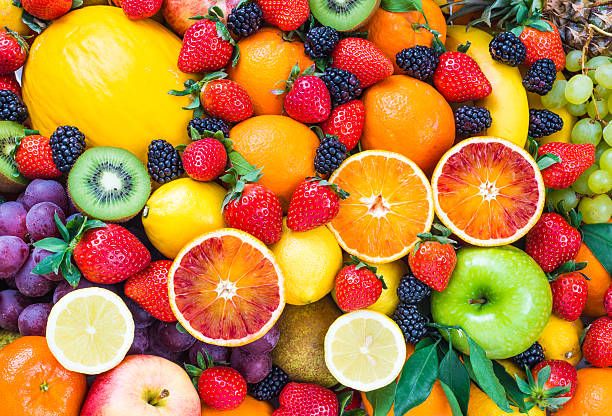
#> input picture code/python/f.jpg, 612 x 416 px
$ python tlftmq.py
#> lines starting #> are read from the running program, lines starting #| are printed output that depends on the picture; after the words box and inside, x2 and y2 are one past the last pixel; in counts of white or black regions, pixels touching at a corner belong together
# [25 lines of commented-out code are left out]


import cv2
import numpy as np

# 이미지 불러오기
image = cv2.imread("f.jpg")
#> image is the input picture: shape (416, 612, 3); mean B, G, R 64.3, 125.1, 181.9

# HSV 변환
hsv = cv2.cvtColor(image, cv2.COLOR_BGR2HSV)
#> hsv: shape (416, 612, 3); mean H, S, V 56.9, 182.9, 193.3

# 초록색 범위 설정 (조정 필요)
lower_green = np.array([35, 50, 50])
upper_green = np.array([85, 255, 255])

# 초록색 영역 마스크 생성
mask = cv2.inRange(hsv, lower_green, upper_green)
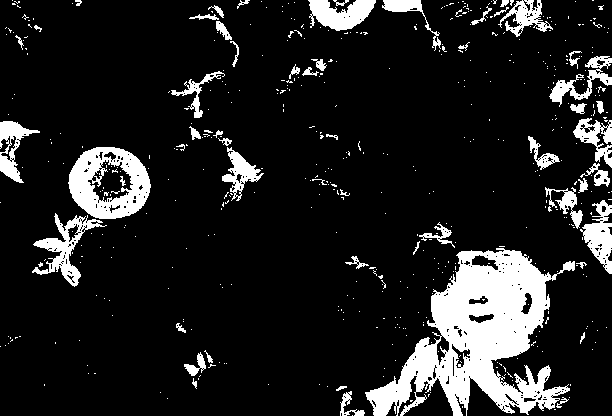
#> mask: shape (416, 612); 13.1% white; 506 white regions (449 under 20 px)

# **노이즈 제거 (블러 + 모폴로지 연산)**
mask = cv2.GaussianBlur(mask, (5, 5), 0)  # 블러 적용
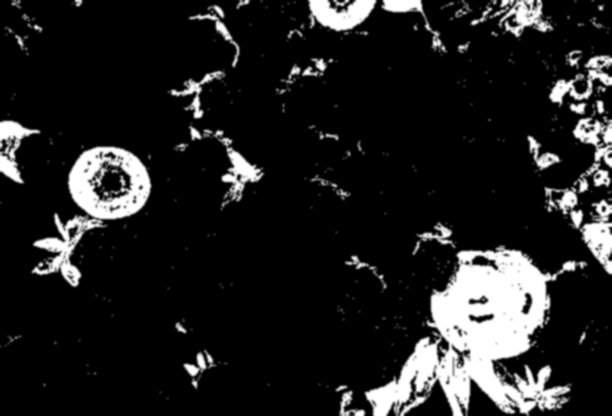
#> mask: shape (416, 612); min 0, max 255, mean 33.3
mask = cv2.morphologyEx(mask, cv2.MORPH_OPEN, np.ones((3, 3), np.uint8))  # 작은 점 제거

# 윤곽선 검출
contours, _ = cv2.findContours(mask, cv2.RETR_EXTERNAL, cv2.CHAIN_APPROX_SIMPLE)
#> contours = 164 contours, 92 with area under 20; largest, box (x1, y1, x2, y2) and area: (363, 220, 589, 416) 21458, (30, 144, 153, 289) 7851, (543, 45, 612, 276) 7518, (468, 0, 558, 42) 2096, (187, 121, 266, 212) 2016

# **작은 노이즈 제거**
filtered_contours = [cnt for cnt in contours if cv2.contourArea(cnt) > 100]  # 100픽셀 이하 제거
#> filtered_contours = 29 contours; largest, box (x1, y1, x2, y2) and area: (363, 220, 589, 416) 21458, (30, 144, 153, 289) 7851, (543, 45, 612, 276) 7518, (468, 0, 558, 42) 2096, (187, 121, 266, 212) 2016

# 초록색 개수 출력
print(f"검출된 초록색 물체 개수: {len(filtered_contours)}")
#| 검출된 초록색 물체 개수: 29

# 윤곽선 및 바운딩 박스 그리기
output = image.copy()
for contour in filtered_contours:
    x, y, w, h = cv2.boundingRect(contour)
    cv2.rectangle(output, (x, y), (x + w, y + h), (0, 255, 0), 2)
#> this loop made 29 passes
#> (x, y, w, h) on passes 1 to 12: (334, 384, 33, 32), (182, 348, 47, 43), (0, 334, 23, 15), (578, 319, 17, 27), (174, 317, 14, 18), (343, 254, 45, 40), (363, 220, 226, 196), (303, 173, 49, 29), (30, 144, 123, 145), (172, 142, 18, 11), (526, 134, 38, 44), (307, 124, 33, 18)
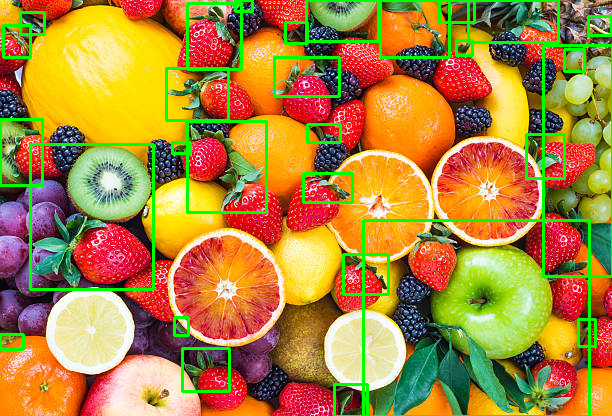
#> output: shape (416, 612, 3); 6.09% of pixels changed, all inside (x1, y1, x2, y2) = (0, 0, 612, 416)

# 결과 시각화
cv2.imshow("Original", image)
cv2.imshow("Green Mask", mask)
cv2.imshow("Detected Contours", output)
cv2.waitKey(0)
cv2.destroyAllWindows()

$ run again, with code/python/veg.jpg copied over code/python/f.jpg
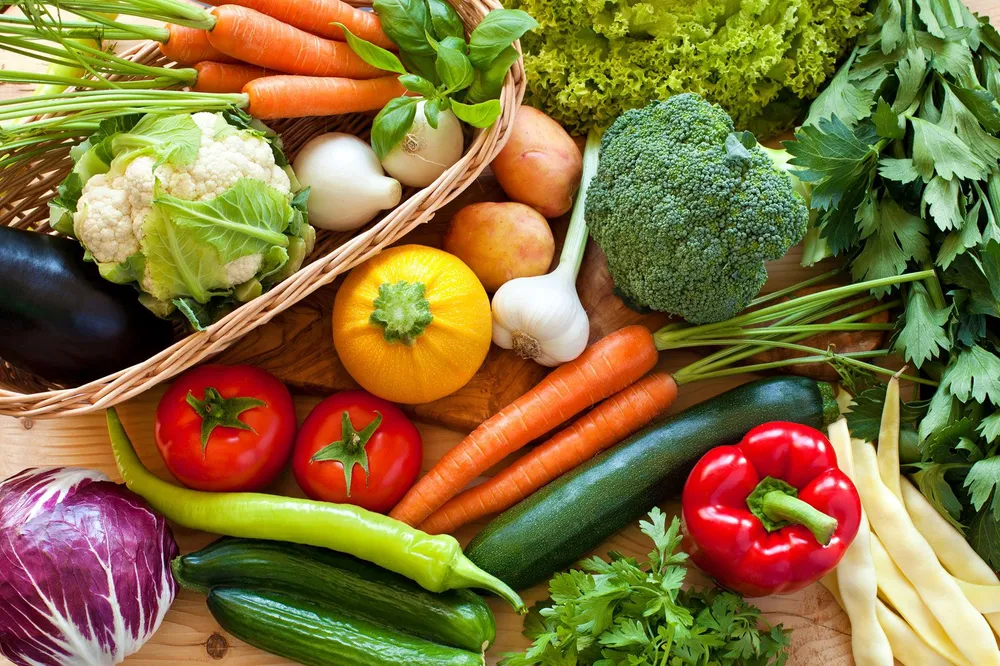
#> input picture code/python/veg.jpg, 1000 x 666 px
#> image is the input picture: shape (666, 1000, 3); mean B, G, R 59.5, 112.6, 132.1
#> hsv: shape (666, 1000, 3); mean H, S, V 43.4, 170.7, 145.6
#> `mask = cv2.GaussianBlur(mask, (5, 5), 0)`:
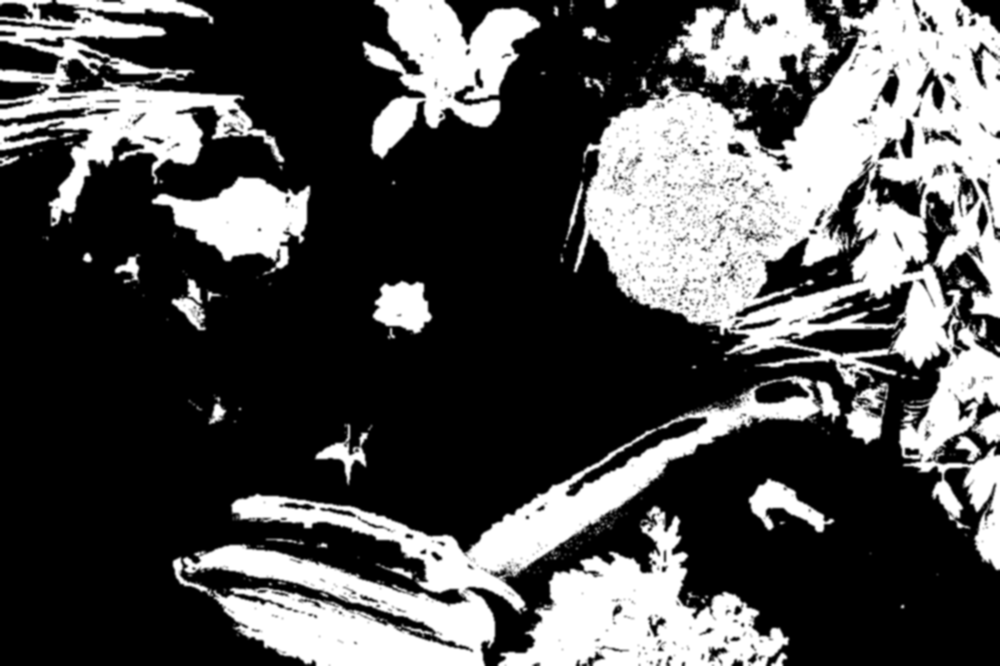
#> mask: shape (666, 1000); min 0, max 255, mean 82.1
#> contours = 57 contours, 10 with area under 20; largest, box (x1, y1, x2, y2) and area: (562, 0, 1000, 572) 144732, (171, 374, 842, 666) 55004, (0, 0, 286, 228) 28686, (496, 504, 791, 666) 23648, (361, 0, 542, 161) 16014
#> filtered_contours = 19 contours; largest, box (x1, y1, x2, y2) and area: (562, 0, 1000, 572) 144732, (171, 374, 842, 666) 55004, (0, 0, 286, 228) 28686, (496, 504, 791, 666) 23648, (361, 0, 542, 161) 16014
#| 검출된 초록색 물체 개수: 19
#> the loop `for contour in filtered_contours:` made 19 passes
#> (x, y, w, h) on passes 1 to 8: (264, 537, 42, 9), (496, 504, 295, 162), (747, 477, 89, 57), (313, 422, 61, 65), (207, 393, 21, 33), (171, 374, 671, 292), (205, 288, 18, 15), (371, 279, 63, 62)
#> after the loop `for contour in filtered_contours:`:
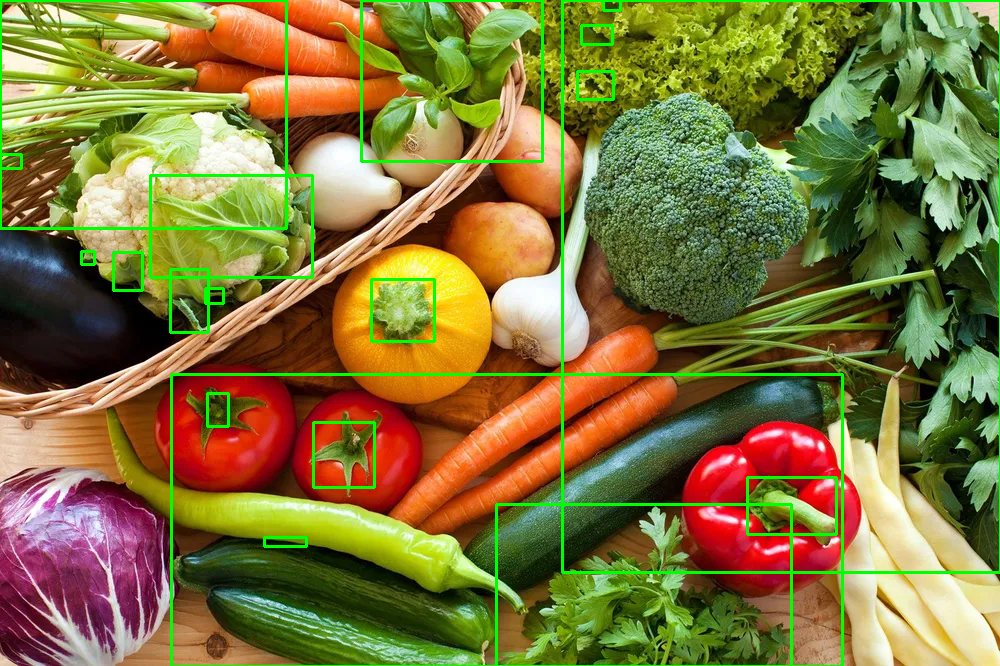
#> output: shape (666, 1000, 3); 3.29% of pixels changed, all inside (x1, y1, x2, y2) = (0, 0, 1000, 666)

$ run again, with code/python/original.png saved as code/python/f.jpg
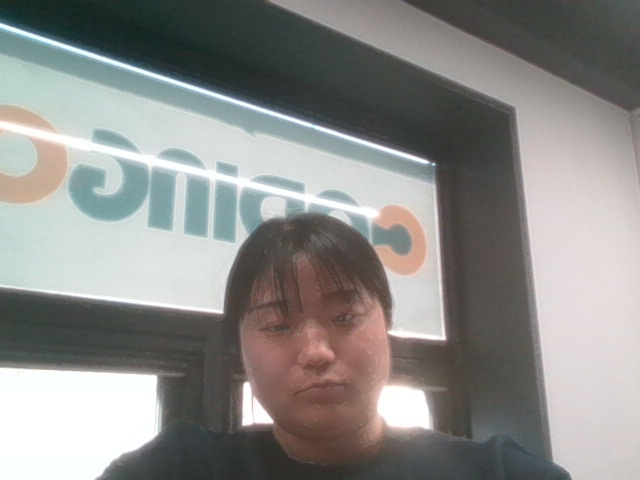
#> input picture code/python/original.png, 640 x 480 px
#> image is the input picture: shape (480, 640, 3); mean B, G, R 137.3, 139.9, 140.3
#> hsv: shape (480, 640, 3); mean H, S, V 55.5, 27.9, 145.8
#> `mask = cv2.inRange(hsv, lower_green, upper_green)`:
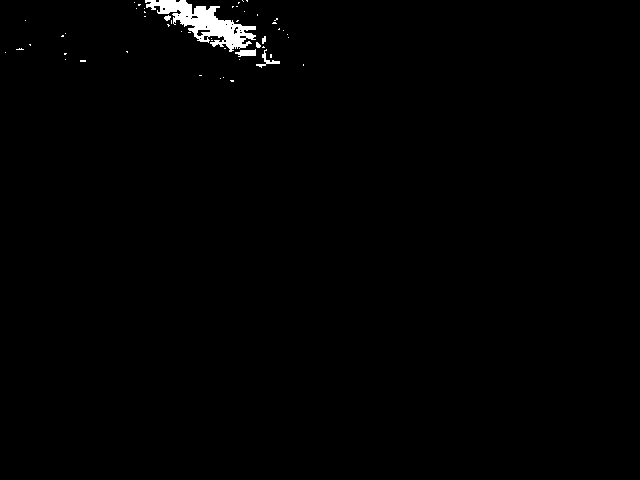
#> mask: shape (480, 640); 0.85% white; 51 white regions (45 under 20 px)
#> contours = 17 contours, 3 with area under 20; largest, box (x1, y1, x2, y2) and area: (132, 0, 282, 70) 4004, (270, 16, 291, 40) 140, (230, 0, 250, 10) 88, (14, 46, 26, 52) 51, (62, 51, 69, 62) 50
#> filtered_contours = 2 contours; box (x1, y1, x2, y2) and area: (132, 0, 282, 70) 4004, (270, 16, 291, 40) 140
#| 검출된 초록색 물체 개수: 2
#> the loop `for contour in filtered_contours:` made 2 passes
#> (x, y, w, h) on passes 1 to 2: (270, 16, 21, 24), (132, 0, 150, 70)
#> after the loop `for contour in filtered_contours:`:
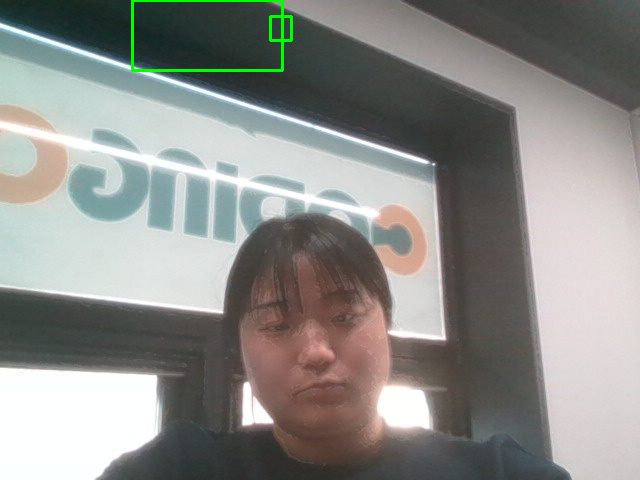
#> output: shape (480, 640, 3); 0.46% of pixels changed, all inside (x1, y1, x2, y2) = (131, 0, 293, 72)
